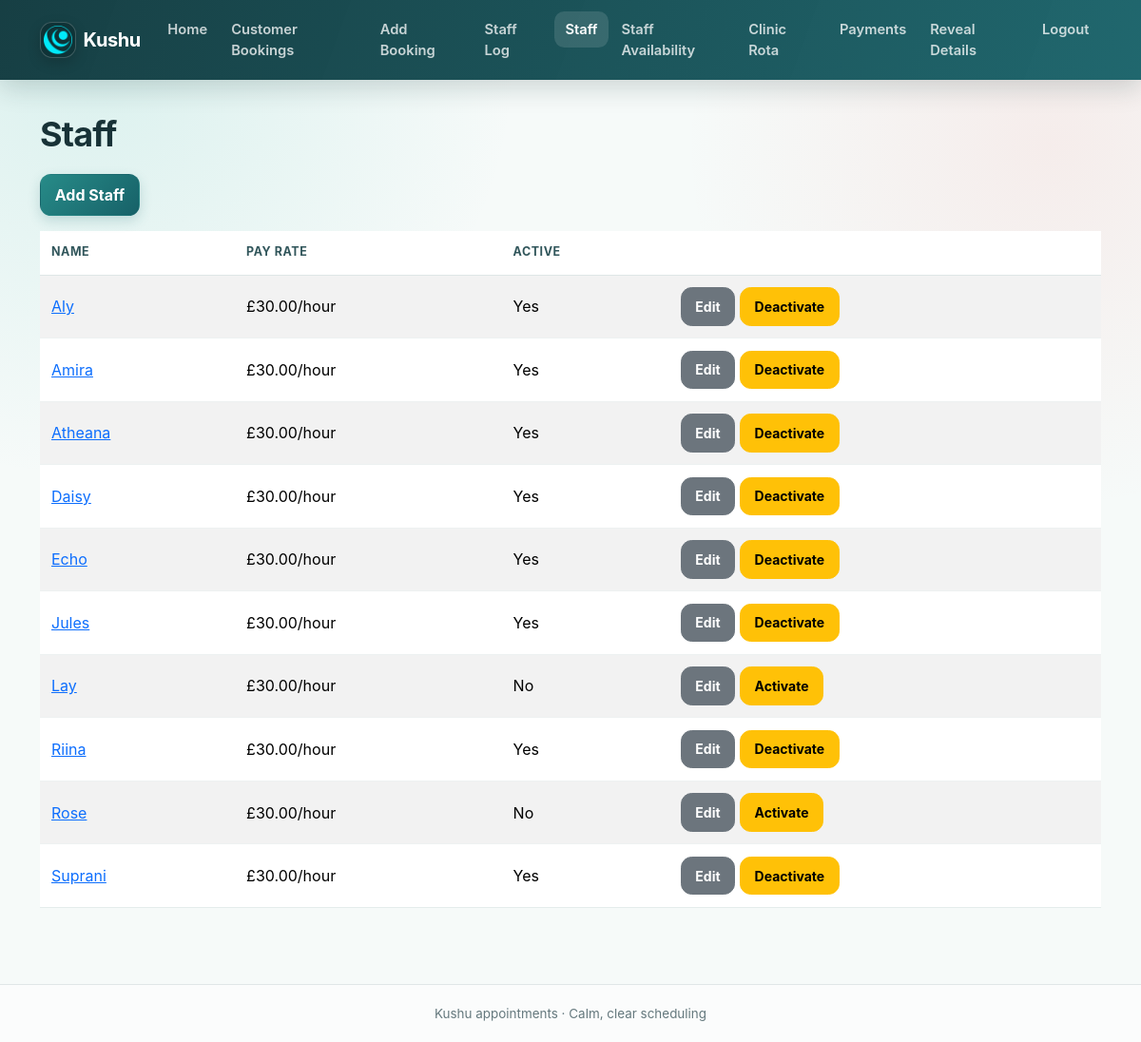
The page /staff (signed in) on the database its author committed.
### app.py (models this page shows)
class Staff(db.Model):
    id = db.Column(db.Integer, primary_key=True)
    name = db.Column(db.String(120), nullable=False)
    email = db.Column(db.String(200))
    phone = db.Column(db.String(50))
    hourly_rate = db.Column(db.Float, default=HOURLY_RATE)
    active = db.Column(db.Boolean, default=True)
    created_at = db.Column(db.DateTime, default=datetime.utcnow)
    availabilities = db.relationship('StaffAvailability', backref='staff', cascade='all, delete-orphan')
    dated_availabilities = db.relationship('StaffDateAvailability', backref='staff', cascade='all, delete-orphan')
    shifts = db.relationship('StaffShift', backref='staff', cascade='all, delete-orphan')
    unavailabilities = db.relationship('StaffUnavailability', backref='staff', cascade='all, delete-orphan')
    payments = db.relationship('StaffPayment', backref='staff', cascade='all, delete-orphan')

### app.py (the view)
@app.route('/staff')
@login_required
def staff_list():
    staff_members = Staff.query.order_by(Staff.name).all()
    return render_template('staff_list.html', staff=staff_members)

### app.py (called while the page is built)
def login_required(f):
    @wraps(f)
    def decorated(*args, **kwargs):
        if not session.get('logged_in'):
            return redirect(url_for('login'))
        return f(*args, **kwargs)
    return decorated

### templates/staff_list.html (shortened to what this page needs)
{% extends 'base.html' %}
{% block content %}
<h1>Staff</h1>
<p><a class="btn btn-primary" href="{{ url_for('add_staff') }}">Add Staff</a></p>
<table class="table table-striped">
    <thead>
        <tr>
            <th>Name</th>
            <th>Pay Rate</th>
            <th>Active</th>
            <th></th>
        </tr>
    </thead>
    <tbody>
        {% for s in staff %}
        <tr>
            <td><a href="{{ url_for('staff_profile', staff_id=s.id) }}">{{ s.name }}</a></td>
            <td>£30.00/hour</td>
            <td>{{ 'Yes' if s.active else 'No' }}</td>
            <td>
                <a class="btn btn-sm btn-secondary" href="{{ url_for('edit_staff', staff_id=s.id) }}">Edit</a>
                <form class="d-inline" method="post" action="{{ url_for('toggle_staff_active', staff_id=s.id) }}">
                    <button class="btn btn-sm btn-warning" type="submit">{{ 'Deactivate' if s.active else 'Activate' }}</button>
                </form>
            </td>
        </tr>
        {% endfor %}
    </tbody>
</table>
{% endblock %}

### templates/base.html (shortened to what this page needs)
<!DOCTYPE html>
<html lang="en">
<head>
    <link href="https://cdn.jsdelivr.net/npm/bootstrap@5.3.2/dist/css/bootstrap.min.css" rel="stylesheet">
    <link rel="stylesheet" href="{{ url_for('static', filename='css/styles.css') }}">
</head>
<body class="{% block body_class %}{% endblock %}">
    <nav class="navbar navbar-expand-lg navbar-dark app-navbar sticky-top">
        <div class="container-xl">
            <a class="navbar-brand d-flex align-items-center gap-2" href="{{ url_for('home') }}">
                <span class="brand-logo-shell" aria-hidden="true">
                    <img class="brand-logo" src="{{ url_for('static', filename='img/kushu-logo.png') }}" alt="">
                </span>
                <span>Kushu</span>
            </a>
            <div class="collapse navbar-collapse" id="mainNav">
                <ul class="navbar-nav me-auto mb-2 mb-lg-0">
                    <li class="nav-item">
                        <a class="nav-link {% if request.path == '/' %}active{% endif %}" href="{{ url_for('home') }}">Home</a>
                    </li>
                    <li class="nav-item">
                        <a class="nav-link {% if request.path.startswith('/calendar') %}active{% endif %}" href="{{ url_for('calendar') }}">Customer Bookings</a>
                    </li>
                    <li class="nav-item">
                        <a class="nav-link {% if request.path == '/add-booking' %}active{% endif %}" href="{{ url_for('add_booking') }}">Add Booking</a>
                    </li>
                    <li class="nav-item">
                        <a class="nav-link {% if request.path.startswith('/staff-log') %}active{% endif %}" href="{{ url_for('staff_log') }}">Staff Log</a>
                    </li>
                    <li class="nav-item">
                        <a class="nav-link {% if request.path.startswith('/staff') %}active{% endif %}" href="{{ url_for('staff_list') }}">Staff</a>
                    </li>
                    <li class="nav-item">
                        <a class="nav-link {% if request.path.startswith('/availability') %}active{% endif %}" href="{{ url_for('availability_list') }}">Staff Availability</a>
                    </li>
                    <li class="nav-item">
                        <a class="nav-link {% if request.path.startswith('/rota') %}active{% endif %}" href="{{ url_for('rota_week') }}">Clinic Rota</a>
                    </li>
                    <li class="nav-item">
                        <a class="nav-link {% if request.path.startswith('/payments') %}active{% endif %}" href="{{ url_for('payments_dashboard') }}">Payments</a>
                    </li>
                </ul>
                <ul class="navbar-nav ms-auto">
                    {% if session.get('logged_in') %}
                        {% if session.get('personal_details_unlocked') %}
                        <li class="nav-item">
                            <form method="post" action="{{ url_for('privacy_lock') }}">
                                <button class="nav-link btn btn-link" type="submit">Hide Details</button>
                            </form>
                        </li>
                        {% else %}
                        <li class="nav-item">
                            <a class="nav-link" href="{{ url_for('privacy_unlock', next=request.full_path) }}">Reveal Details</a>
                        </li>
                        {% endif %}
                        <li class="nav-item">
                            <a class="nav-link" id="logout-link" href="{{ url_for('logout') }}">Logout</a>
                        </li>
                    {% else %}
                        <li class="nav-item">
                            <a class="nav-link" href="{{ url_for('login') }}">Login</a>
                        </li>
                    {% endif %}
                </ul>
            </div>
        </div>
    </nav>
    <main class="container-xl app-main">
        {% block content %}{% endblock %}
    </main>
    <footer class="app-footer">
        <div class="container-xl">Kushu appointments · Calm, clear scheduling</div>
    </footer>
</body>
</html>

### static/css/styles.css (style rules this page uses)
body { background: linear-gradient(135deg, #eef8f7 0%, #ffffff 100%); color: #24303e; }
.table thead { background: #f2fbfa; }
.table th, .table td { border-top: none; }
.btn-primary { background-color: #2c8e8a !important; border-color: #2c8e8a !important; }
.btn, .card, .form-control, .form-select { transition: background-color 160ms ease, border-color 160ms ease, box-shadow 160ms ease, transform 160ms ease; }
:root { --ink: #183237; --muted: #64787d; --teal-950: #123b40; --teal-800: #176168; --teal-600: #278b88; --teal-100: #dff4f1; --teal-50: #f1fbf9; --coral: #ef766f; --surface: rgba(255, 255, 255, 0.94); --line: rgba(25, 77, 82, 0.12); --shadow-sm: 0 5px 18px rgba(20, 61, 66, 0.07); --shadow-lg: 0 20px 55px rgba(20, 61, 66, 0.12); }
html { min-height: 100%; }
body { min-height: 100vh; display: flex; flex-direction: column; font-family: Inter, ui-sans-serif, system-ui, -apple-system, BlinkMacSystemFont, "Segoe UI", sans-serif; background: radial-gradient(circle at 8% 5%, rgba(93, 199, 188, 0.18), transparent 28rem), radial-gradient(circle at 92% 14%, rgba(239, 118, 111, 0.10), transparent 24rem), #f6faf9; color: var(--ink); }
.app-navbar { background: linear-gradient(110deg, rgba(18, 59, 64, 0.98), rgba(23, 97, 104, 0.96)); box-shadow: 0 8px 28px rgba(11, 43, 47, 0.18); backdrop-filter: blur(14px); padding-block: 0.72rem; }
.navbar-brand { font-weight: 750; letter-spacing: -0.02em; }
.brand-logo-shell { display: inline-grid; place-items: center; width: 2.35rem; height: 2.35rem; flex: 0 0 2.35rem; padding: 0.18rem; border: 1px solid rgba(255, 255, 255, 0.2); border-radius: 0.8rem; background: rgba(4, 30, 33, 0.38); box-shadow: 0 5px 14px rgba(0, 0, 0, 0.18); }
.brand-logo { display: block; width: 100%; height: 100%; object-fit: contain; }
.app-navbar .nav-link { border-radius: 0.65rem; color: rgba(255, 255, 255, 0.76); font-size: 0.92rem; font-weight: 560; margin: 0 0.08rem; padding: 0.52rem 0.7rem !important; }
.app-navbar .nav-link:hover, .app-navbar .nav-link:focus, .app-navbar .nav-link.active { color: #fff; background: rgba(255, 255, 255, 0.12); }
.app-main { flex: 1; width: 100%; padding-top: clamp(1.5rem, 3vw, 2.75rem); padding-bottom: 3.5rem; animation: page-in 260ms ease both; }
.app-footer { padding: 1.25rem 0; color: var(--muted); border-top: 1px solid var(--line); background: rgba(255, 255, 255, 0.55); font-size: 0.84rem; text-align: center; }
h1, h2, h3, h4, h5 { color: var(--ink); font-weight: 730; letter-spacing: -0.025em; }
h1 { margin-bottom: 1.25rem; font-size: clamp(1.8rem, 3vw, 2.45rem); }
.btn { border-radius: 0.72rem; font-weight: 650; padding: 0.55rem 0.92rem; box-shadow: none; }
.btn-primary, .btn-success { color: #fff !important; background: linear-gradient(135deg, var(--teal-600), var(--teal-800)) !important; border-color: transparent !important; box-shadow: 0 5px 13px rgba(28, 111, 115, 0.2); }
.table { margin-bottom: 1.5rem; overflow: hidden; border-color: var(--line); vertical-align: middle; }
.table thead { background: linear-gradient(180deg, var(--teal-50), #e8f6f4); }
.table thead th { color: #31565b; font-size: 0.78rem; font-weight: 750; letter-spacing: 0.045em; text-transform: uppercase; border-bottom-color: rgba(25, 77, 82, 0.14); padding: 0.85rem 0.75rem; }
.table tbody td { padding: 0.78rem 0.75rem; border-bottom-color: rgba(25, 77, 82, 0.08); }
.table tbody tr { transition: background-color 140ms ease; }

### rows shown on the page
Staff: name "Aly", active "Yes", active "Deactivate"
Staff: name "Amira", active "Yes", active "Deactivate"
Staff: name "Atheana", active "Yes", active "Deactivate"
Staff: name "Daisy", active "Yes", active "Deactivate"
Staff: name "Echo", active "Yes", active "Deactivate"
Staff: name "Jules", active "Yes", active "Deactivate"
Staff: name "Lay", active "No", active "Activate"
Staff: name "Riina", active "Yes", active "Deactivate"
Staff: name "Rose", active "No", active "Activate"
Staff: name "Suprani", active "Yes", active "Deactivate"
